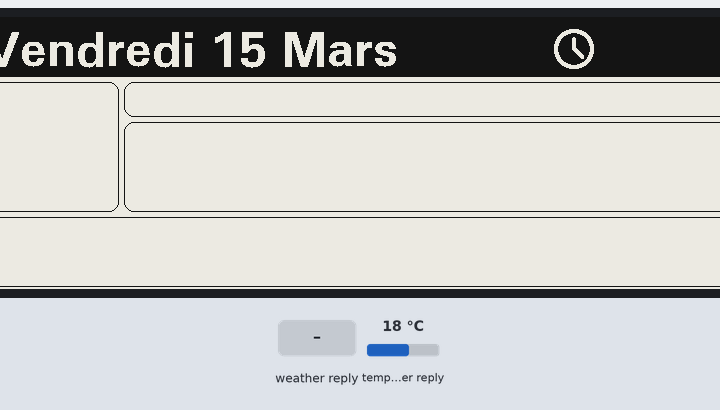
Bench run of a sketch on a simulated ESP32. Parts: 792×272 one-colour display. The inputs (shaded band) are chosen by the test bench; at power-on: temperature in the weather reply 18 °C. WiFi joins after 1.5 s; servers stay silent unless stated; the local clock reads 2024-03-15 10:24:30 at power-on unless the sketch sets it; web services answer with replies made up by the test bench; what the sketch prints to the serial monitor is not drawn.

Above: at 6.1 s.
6.2 s: weather in the web reply set to Clear
At 7.5 s:
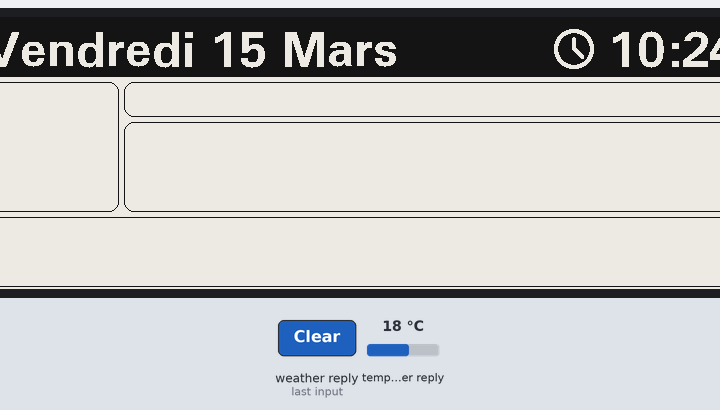
At 13.3 s:
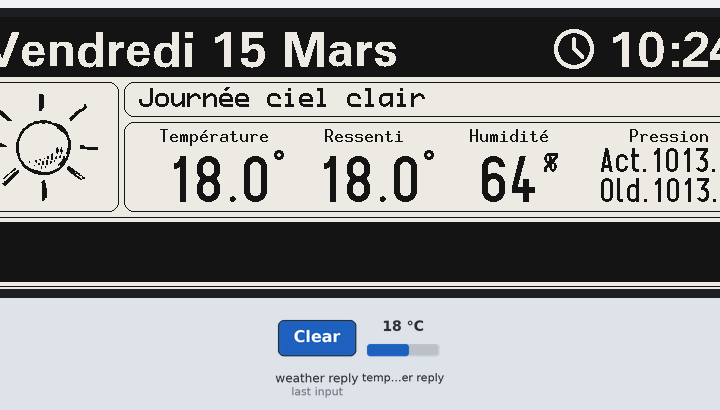
Timing chart, 0 to 14.8 s (numbered marks = the images above; inputs shaded):
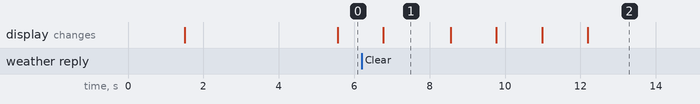

Measured:
- after the input at 6.2 s, the display: first differs from a run without the input after 2.4 s (image 2 shows a later state)
- what the display in image 1 shows lasts 1.8 s, from 6.8 s to 8.6 s

The sketch:

WemosLOLIN32_EPD_579_Meteo_Alert_Github.ino
```cpp
//        open-meteo   Free API sans API_KEY
//        weatherapi   Free API avec limite de calls at API_KEY

//        mapping of Waveshare ESP32 Driver Board
//        BUSY -> 25, RST -> 26, DC -> 27, CS -> 33, CLK -> 13, DIN -> 14
//            Violet,     Blanc,     Vert,   Orange,     Jaune,      Bleu
//     hspi.begin(13, 12, 14, 33); // ESP32         remap hspi for EPD (swap pins) !IMPORTANT
//     hspi.begin(14, 12, 13, 5);  // WemosLOLIN32  remap hspi for EPD (swap pins) !IMPORTANT


#include <GxEPD2_BW.h>
#define   GxEPD2_DISPLAY_CLASS GxEPD2_BW

#define   USE_HSPI_FOR_EPD
#define   EPD_CS    5//33  > orange
#define   EPD_DC   15//27  > vert
#define   EPD_RST  16//26  > blanc
#define   EPD_BUSY 04//25  > gris = violet
// SCL/SCK/CLK     14//13  > jaune
// SDA/DIN/MOSI    13//14  > bleu

#define   GxEPD2_DRIVER_CLASS GxEPD2_579_GDEY0579T93 // GDEY0579T93 792x272, SSD1683 (FPC-E004 22.04.13)
#define   GxEPD2_579_GDEY0579T93_IS_BW true
          GxEPD2_BW<GxEPD2_579_GDEY0579T93, GxEPD2_579_GDEY0579T93::HEIGHT> epd(GxEPD2_579_GDEY0579T93(EPD_CS, EPD_DC, EPD_RST, EPD_BUSY)); // GDEY0579T93 792x272, SSD1683 (FPC-E004 22.04.13)
          SPIClass hspi(HSPI);

#include <Adafruit_GFX.h>
#include <U8g2_for_Adafruit_GFX.h>
          U8G2_FOR_ADAFRUIT_GFX affiche;

#include <WiFi.h>
          const char * ssid="VOTRE_SSID";
          const char * wifipw="VOTRE_PASSWORD";
#include <HTTPClient.h>
#include <ArduinoJson.h>

#include "time.h"
#include "time_routines.h"
#include "clock.h"
     bool firstFlag = true;

#include "bitmap_icones.h"
#include "icones_grille.h"
      int pointeur;
const unsigned char* icone;

//        Varialbles WEATHER DATAS LOAD
   String current = ("https://api.open-meteo.com/v1/forecast?latitude=VOTRE_LAT&longitude=VOTRE_LONG&current=temperature_2m,relative_humidity_2m,apparent_temperature,is_day,precipitation,weather_code,surface_pressure,wind_speed_10m,wind_direction_10m,wind_gusts_10m&timezone=auto");
   String url;
   String current_date;
   String last_weather_update;
   String temperature;
   String ressenti;
   String humidite;
   String pression;
   String vent_vitesse;
   String vent_rafale;
      int vent_direction, Direction;
   String vient_De;
   String is_day;
     bool grande_icone = true;
   String weather_code;
   String weather_code_txt;
      int meteoCall = (5*60)*1000;//    pour 5 minutes en microsecondes
      int lastMeteoCall;
      int pressionCall = (60*60)*1000;//  pour 1 heure en microsecondes
      int lastPressionCall;
   String oldWeatherCode, oldTemperatureFormatTxt, oldHumiditeFormatTxt, oldPressionFormatTxt, oldPressionDisplay, oldVentVitesse;
    float temperatureFormat, ressentiFormat, pressionFormat;
      int humiditeFormat;
   String temperatureFormatTxt, ressentiFormatTxt, humiditeFormatTxt, pressionFormatTxt;
   String description;
const char degree_symbol[] = "\u00B0C";

    String siAlerte;
       int numeroAlerte, nombreAlertes;
    String evenementAlerte[7];


void startWifi() {

     WiFi.begin(ssid, wifipw);
     Serial.println("Connecting Wifi");
     while (WiFi.status() != WL_CONNECTED) {
            Serial.print(".");
            delay(500);
           }
     Serial.print("Wifi RSSI=");
     Serial.println(WiFi.RSSI());
     Serial.println();

}


void setup() {

     Serial.begin(115200); Serial.println();

     startWifi();
     initTime("CET-1CEST,M3.5.0,M10.5.0/3");   // Set for Berlin
//     WiFi.disconnect();

//     hspi.begin(13, 12, 14, 33);  // ESP32      remap hspi for EPD (swap pins) !IMPORTANT
     hspi.begin(14, 12, 13, 5);  // WemosLOLIN32  remap hspi for EPD (swap pins) !IMPORTANT
     epd.epd2.selectSPI(hspi, SPISettings(4000000, MSBFIRST, SPI_MODE0));

     epd.init(115200, true, 50, false);
     epd.setRotation(0);
     epd.fillScreen(GxEPD_BLACK);
     epd.setTextColor(GxEPD_WHITE);

     affiche.begin(epd); // connect u8g2 procedures to Adafruit GFX
     affiche.setBackgroundColor(GxEPD_BLACK);
     affiche.setForegroundColor(GxEPD_WHITE);
     affiche.setFont(u8g2_font_fub35_tr);

}


void loop() {

     if (WiFi.status() != WL_CONNECTED) {
         ESP.restart(); delay(50);
        }

     printLocalTime();

     if (oldDateTxt != dateTxt || firstFlag == true) {
         oldDateTxt = dateTxt;
         epd.drawPaged(drawFull, 0);//               Grille de base
         epd.drawPaged(drawPartial1, 0);//           Affiche heure
         current_datas_load(); delay(50);
         alert_datas_load(); delay(50);
         if (firstFlag == true) { oldPressionDisplay =  pressionFormatTxt; firstFlag = false; }
         epd.drawPaged(drawPartial2, 0);//           Affiche icone
         epd.drawPaged(drawPartial3, 0);//           Affiche description
         epd.drawPaged(drawPartial4, 0);//           Affiche temp. datas
         epd.drawPaged(drawPartial5, 0);//           Affiche vent datas
        }

     if (oldTimeTxt != timeTxt) {
         oldTimeTxt = timeTxt;
         epd.drawPaged(drawPartial1, 0);
        }

     if ((millis() - lastMeteoCall) > meteoCall) {
         lastMeteoCall = millis();
         current_datas_load(); delay(50);

         if (weather_code != oldWeatherCode) {
             oldWeatherCode = weather_code;
             epd.drawPaged(drawPartial2, 0);//           Affiche icone
             epd.drawPaged(drawPartial3, 0);//           Affiche description
            }
         if (temperatureFormatTxt != oldTemperatureFormatTxt) {
             oldTemperatureFormatTxt = temperatureFormatTxt;
             epd.drawPaged(drawPartial4, 0);//           Affiche temp. datas
            }
         if (humiditeFormatTxt != oldHumiditeFormatTxt) {
             oldHumiditeFormatTxt = humiditeFormatTxt;
             epd.drawPaged(drawPartial4, 0);//           Affiche temp. datas
            }
         if (vent_vitesse != oldVentVitesse) {
             oldVentVitesse = vent_vitesse;
             epd.drawPaged(drawPartial5, 0);//           Affiche vent datas
            }

        }

     if ((millis() - lastPressionCall) > pressionCall) {
         lastPressionCall = millis();
         current_datas_load(); delay(50);
         oldPressionDisplay = oldPressionFormatTxt;
         oldPressionFormatTxt = pressionFormatTxt;
         epd.drawPaged(drawPartial4, 0);//                Affiche temp. datas
         alert_datas_load();
        }

     delay(100);
     epd.hibernate();
     delay(50);
     epd.powerOff();
     delay(100);
     esp_sleep_enable_timer_wakeup(55*1000000);
     esp_light_sleep_start();
     delay(50);

}


void drawFull(const void* pv) { //                                   Grille de base

     epd.setFullWindow();
     epd.fillRoundRect(5, 0, 780, 60, 10, GxEPD_BLACK);
     epd.setTextColor(GxEPD_WHITE);
     affiche.setFont(u8g2_font_fub35_tr);
     affiche.setCursor(20, 50);
     affiche.print(dateTxt);
     epd.drawBitmap(590, 12, epd_bitmap_clock, 40, 40, GxEPD_WHITE);
     epd.drawRoundRect(5, 65, 150, 130, 10, GxEPD_BLACK); //         Grille icone
     epd.drawRoundRect(160, 65, 625, 35, 10, GxEPD_BLACK); //        Grille description
     epd.drawRoundRect(160, 105, 625, 90, 10, GxEPD_BLACK); //       Grille temp. datas
     epd.drawRoundRect(5, 200, 780, 70, 10, GxEPD_BLACK); //         Grille vent datas

}


void drawPartial1(const void* pv) { //            Affiche heure

     epd.setPartialWindow(640, 10, 160, 45);
     epd.fillRoundRect(0, 0, 785, 60, 10, GxEPD_BLACK);
     affiche.setBackgroundColor(GxEPD_BLACK);
     affiche.setForegroundColor(GxEPD_WHITE);
     affiche.setFont(u8g2_font_fub35_tr);
     affiche.setCursor(645, 50);
     affiche.print(timeTxt);

}


void drawPartial2(const void* pv) { //           Affiche icone

     epd.setPartialWindow(10, 70, 140, 120);
     epd.fillRect(10, 70, 140, 120, GxEPD_WHITE);
     epd.drawBitmap(10, 70, icone_name[pointeur], 140, 120, GxEPD_BLACK);

}


void drawPartial3(const void* pv) { //           Affiche description

     epd.setPartialWindow(170, 70, 500, 25);
     epd.fillRect(170, 70, 600, 25, GxEPD_WHITE);
     affiche.setBackgroundColor(GxEPD_WHITE);
     affiche.setForegroundColor(GxEPD_BLACK);
     affiche.setFont(u8g2_font_profont29_mf);
     affiche.setCursor(175, 90);
     affiche.print(data_description[pointeur]);

}


void drawPartial4(const void* pv) { //           Affiche temp. datas

     epd.setPartialWindow(170, 110, 610, 80);
     epd.fillRect(170, 110, 610, 80, GxEPD_WHITE);
     affiche.setBackgroundColor(GxEPD_WHITE);
     affiche.setForegroundColor(GxEPD_BLACK);
     affiche.setFont(u8g2_font_10x20_mf);
     affiche.setCursor(195, 125);
     affiche.print("Température");
     affiche.setCursor(360, 125);
     affiche.print("Ressenti");
     affiche.setCursor(505, 125);
     affiche.print("Humidité");
     affiche.setCursor(665, 125);
     affiche.print("Pression");

     affiche.setFont(u8g2_font_logisoso46_tf);
     affiche.setCursor(170, 185);
     affiche.print(temperatureFormatTxt + "\u00B0");
     affiche.setCursor(320, 185);
     affiche.print(ressentiFormatTxt + "\u00B0");
     affiche.setCursor(485, 185);
     affiche.print(humiditeFormatTxt);
     affiche.setFont(u8g2_font_profont29_mf);
     affiche.setCursor(580, 155);
     affiche.print("%");
     affiche.setFont(u8g2_font_logisoso24_tf);
     affiche.setCursor(635, 155);
     affiche.print("Act." + pressionFormatTxt);
     affiche.setCursor(635, 185);
     affiche.print("Old." + oldPressionDisplay);

}


void drawPartial5(const void* pv) { //            Affiche vent datas

     if (siAlerte == "[]") {
//       Affiche vent
         epd.setPartialWindow(10, 205, 770, 60);
         epd.fillRect(15, 205, 755, 60, GxEPD_WHITE);
         affiche.setBackgroundColor(GxEPD_WHITE);
         affiche.setForegroundColor(GxEPD_BLACK);
         affiche.setFont(u8g2_font_profont29_mf);
         affiche.setCursor(15, 230);
         affiche.print("Vitesse actuelle du vent "); affiche.print(vent_vitesse); affiche.print(" km/h "); affiche.println(vient_De);
         affiche.print(" avec des rafales de ");affiche.print(vent_rafale); affiche.print(" km/h");
        } else {
//       Affiche alerte
         epd.setPartialWindow(10, 205, 770, 60);
         epd.fillRoundRect(8, 205, 772, 60, 10, GxEPD_BLACK);
         affiche.setBackgroundColor(GxEPD_BLACK);
         affiche.setForegroundColor(GxEPD_WHITE);
         affiche.setFont(u8g2_font_profont29_mf);
         affiche.setCursor(15, 230);
         affiche.println("  " + evenementAlerte[1]);
         affiche.println("   " + evenementAlerte[2]);
        }

}


//
```

alert_datas_load.ino
```cpp
void alert_datas_load() {

     if (WiFi.status() == WL_CONNECTED) {
         HTTPClient http;
         String url = String("https://api.weatherapi.com/v1/alerts.json?key=VOTRE_KEY&q=VOTRE_VILLE");
         http.begin(url);
         int httpCode = http.GET();
         Serial.println(httpCode);

         if (httpCode > 0) {
             if (httpCode == HTTP_CODE_OK) {
                 String payload = http.getString();
                 Serial.println("Request information:");
                 Serial.println(payload); Serial.println();
                 StaticJsonDocument<1024> doc;
                 DeserializationError error = deserializeJson(doc, payload);

                 if (!error) {
                              JsonObject location = doc["location"];
                              const char* location_name = location["name"];
                              siAlerte = String(doc["alerts"]["alert"]);
                              if (siAlerte == "[]") { evenementAlerte[1] = ""; evenementAlerte[2] = ""; numeroAlerte = 0; return; }
                              for (JsonObject alerts_alert_item : doc["alerts"]["alert"].as<JsonArray>()) {
                                   numeroAlerte ++;
                                   const char* alerts_alert_item_event = alerts_alert_item["event"];
                                   evenementAlerte[numeroAlerte] = alerts_alert_item_event;
                                  }
                               nombreAlertes = numeroAlerte;
                              } else {
                               Serial.print("deserializeJson() failed: ");
                               Serial.println(error.c_str());
                              }

                }
           } else {
            Serial.printf("GET request failed, error: %s\n", http.errorToString(httpCode).c_str());
            delay(5000);
            Serial.printf("Reset !");
            esp_restart(); delay(100);
           }
       http.end(); // Close connection
      } else {
       Serial.println("Not connected to Wi-Fi");
      }

}


//
```

icones_grille.h
```cpp
const unsigned char* icone_name[34] = { epd_bitmap_clair_jour, epd_bitmap_clair_nuit,
                                        epd_bitmap_nuages,
                                        epd_bitmap_nuages_jour, epd_bitmap_nuages_nuit,
                                        epd_bitmap_couvert, epd_bitmap_brouillard,
                                        epd_bitmap_brouillard_verglas, epd_bitmap_brouillard,
                                        epd_bitmap_brouillard, epd_bitmap_brouillard,
                                        epd_bitmap_brouillard_verglas, epd_bitmap_brouillard_verglas,
                                        epd_bitmap_averses_jour, epd_bitmap_averses_nuit,
                                        epd_bitmap_averses_jour, epd_bitmap_averses_nuit,
                                        epd_bitmap_averses_jour, epd_bitmap_averses_nuit,
                                        epd_bitmap_averses, epd_bitmap_averses,
                                        epd_bitmap_pluie, epd_bitmap_pluie_verglas,
                                        epd_bitmap_pluie_verglas, epd_bitmap_pluie,
                                        epd_bitmap_neige, epd_bitmap_neige,
                                        epd_bitmap_neige, epd_bitmap_neige,
                                        epd_bitmap_giboulles, epd_bitmap_giboulles,
                                        epd_bitmap_orage, epd_bitmap_orage,
                                        epd_bitmap_grele };

String icone_datas[34] = { "0", "0", "1", "2", "2", "3", "45", "48", "51", "53", "55", "56", "57",
                          "61", "61", "63", "63", "80", "80", "81", "82", "65", "66", "67", "82",
                          "71", "73", "75", "77", "85", "86", "95", "96", "99" };

String data_description[34] = { "Journée ciel clair", "Nuit claire",
                                "Couvert",
                                "Journée principalement claire", "Nuit principalement claire",
                                "Brume", "Brouillard",
                                "Brouillard givrant", "Légère bruine",
                                "Bruine moderée", "Bruine dense",
                                "Bruine verglaçante", "Forte bruine verglaçante",
                                "Légère pluie la journée", "Légère pluie la nuit",
                                "Pluie modérée la journée", "Pluie modérée la nuit",
                                "Faibles averses la journée", "Faibles averses la nuit",
                                "Averses modérées", "Violentes averses",
                                "Forte pluie", "Légère pluie verglaçante",
                                "Forte pluie verglaçante", "Violentes averses",
                                "Légères chutes de neige", "Chutes de neige moderées",
                                "Fortes chutes de neige", "Neige",
                                "Légères averses de neige", "Fortes averses de neige",
                                "Orage faible ou moderé", "Orage faible risque de grêle",
                                "Orage et risque de grêle" };


//
```

time_routines.h
```cpp
String jourTxt[8] = { "", "Lundi", "Mardi", "Mercredi", "Jeudi", "Vendredi", "Samedi", "Dimanche" };
String moisTxt[13] = { "", "Janvier", "Fevrier", "Mars", "Avril", "Mai", "Juin", "Juillet", "Aout", "Septembre", "Octobre", "Novembre", "Décembre" };
String dateTxt, oldDateTxt, timeTxt, oldTimeTxt, heureTxt, minuteTxt;


void setTimezone(String timezone) {

     Serial.printf("  Setting Timezone to %s\n",timezone.c_str());
     setenv("TZ",timezone.c_str(),1);
     tzset();

}


void initTime(String timezone) {

     struct tm timeinfo;
     Serial.println("  Setting up time");
     configTime(0, 0, "pool.ntp.org");    // First connect to NTP server, with 0 TZ offset
     if (!getLocalTime(&timeinfo)) {
         Serial.println("  Failed to obtain time");
         return;
        }
     Serial.println("  Got the time from NTP");
     // Now we can set the real timezone
     setTimezone(timezone);

}


void printLocalTime() {

     struct tm timeinfo;
     if (!getLocalTime(&timeinfo)) {
         Serial.println("Failed to obtain time 1");
         return;
        }

     char timeHour[3];
     strftime(timeHour,3, "%H", &timeinfo);
     String heures = timeHour;

     char timeMinute[3];
     strftime(timeMinute,3, "%M", &timeinfo);
     String minutes = timeMinute;

     char timeInfoDay[2];
     strftime(timeInfoDay,2, "%u", &timeinfo);
     int timeDay = String(timeInfoDay).toInt();

     char timeInfoJour[3];
     strftime(timeInfoJour,3, "%e", &timeinfo);
     int timeJour = String(timeInfoJour).toInt();

     char timeInfoMois[3];
     strftime(timeInfoMois,3, "%m", &timeinfo);
     int timeMois = String(timeInfoMois).toInt();

     dateTxt = jourTxt[timeDay] + " " + String(timeJour) + " " + moisTxt[timeMois];
//     Serial.println(dateTxt);
     timeTxt = heures + ":" + minutes;
//     Serial.println(timeTxt);

}


void setTime(int yr, int month, int mday, int hr, int minute, int sec, int isDst) {

     struct tm tm;
            tm.tm_year = yr - 1900;   // Set date
            tm.tm_mon = month-1;
            tm.tm_mday = mday;
            tm.tm_hour = hr;      // Set time
            tm.tm_min = minute;
            tm.tm_sec = sec;
            tm.tm_isdst = isDst;  // 1 or 0
            time_t t = mktime(&tm);
            Serial.printf("Setting time: %s", asctime(&tm));

     struct timeval now = { .tv_sec = t };
     settimeofday(&now, NULL);

}
```

Source omitted: tmap_icones.h (data table, 228654 bytes), clock.h (data table, 1295 bytes), current_datas_load.ino (6525 bytes)
